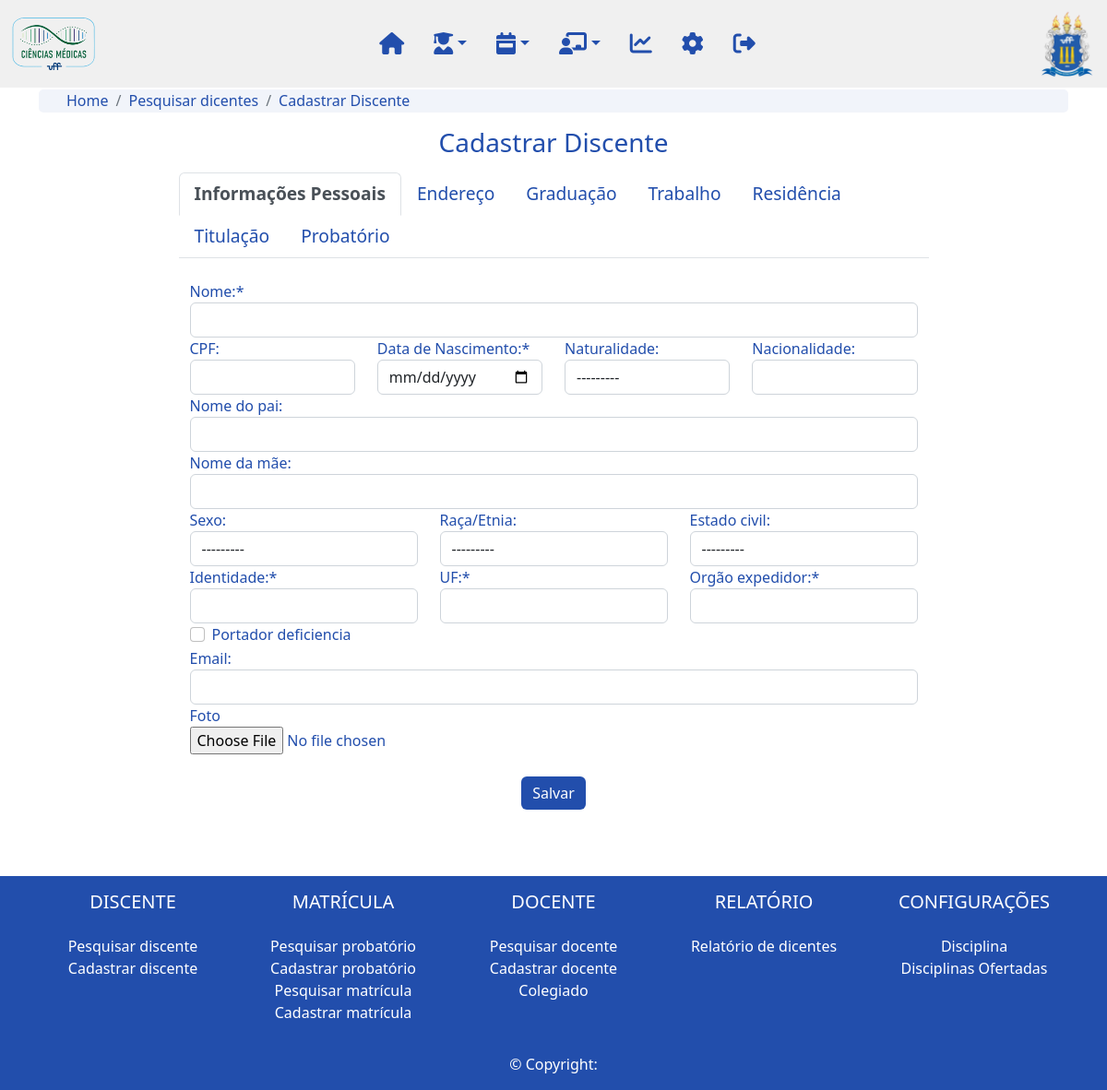
Page /aluno/cadastra/ on the committed database.
### config/models.py (models this page shows)
class Sexo(models.Model):
    sexo = models.CharField(max_length=50)
    cor = RGBColorField(default='#000000')
    def __str__(self):
            return str(self.sexo)

class Etnia(models.Model):
    etnia = models.CharField(max_length=50)
    cor = RGBColorField(default='#000000')
    def __str__(self):
            return str(self.etnia)

class EstadoCivil(models.Model):
    estado_civil = models.CharField(max_length=50)
    cor = RGBColorField(default='#000000')
    def __str__(self):
            return str(self.estado_civil)

### aluno/views.py (the view, shortened to what this page needs)
# urls.py: path('cadastra/', cadastra_aluno, name='cadastra_aluno'),
def cadastra_aluno(request, aluno=None):
    pagina = "Cadastrar Discente"
    form_aluno = AlunoForm()
    form_endereco = EnderecoForm()
    form_graduacao = GraduacaoForm()
    form_ensino_medio = EnsinoMedioForm()
    form_trabalho = TrabalhoForm(prefix="trabalho")
    form_endereco_trabalho = EnderecoTrabalhoForm(prefix="trabalho")
    form_residencia = ResidenciaForm(initial={'residencia_ano_inicio': datetime.today().year, 'residencia_ano_fim': datetime.today().year})
    form_titulacao = TitulacaoForm()
    form_probatorio = AlunoProbatorioForm(initial={'data_inscricao': datetime.today().strftime(format="%d-%m-%Y")})
    return render(request, "cadastra_aluno.html", {'pagina': pagina, 'form_aluno':form_aluno, 'form_endereco':form_endereco, 'form_graduacao':form_graduacao, 'form_ensino_medio': form_ensino_medio, 'form_trabalho':form_trabalho, 'form_endereco_trabalho': form_endereco_trabalho, 'form_residencia':form_residencia, 'form_titulacao':form_titulacao, 'form_probatorio': form_probatorio, 'aluno': aluno})

### aluno/forms.py (shortened to what this page needs)
class AlunoForm(ModelForm):
    dt_nascimento = DateField(label="Data de Nascimento:", widget=NumberInput(attrs={'type':'date'}))
    cpf = CharField(max_length="14", label="CPF:", required=False, widget=TextInput(attrs={"data-mask": "000.000.000-00"}))
    class Meta:
        model = Aluno
        fields = ['nome', 'cpf', 'nome_pai', 'nome_mae', 'naturalidade',
                  'nacionalidade', 'dt_nascimento', 'estado_civil', 'identidade',
                 'identidade_uf', 'identidade_orgao', 'sexo', 'email', 'etnia',
                 'portador_deficiencia','portador_deficiencia_qual', 'foto']

class EnderecoForm(ModelForm):
    cep = CharField(label="CEP:", required=False, widget=TextInput(attrs={"data-mask": "00000-000"}))
    endereco = CharField(label="Rua:", required=False, widget=TextInput(attrs={"id": "id_rua"}))
    telefone1 = CharField(label="Telefone:", required=False, widget=TextInput(attrs={"data-mask": "(00) 00000-0000"}))
    telefone2 = CharField(label="Telefone 2:", required=False, widget=TextInput(attrs={"data-mask": "(00) 00000-0000"}))
    class Meta:
        model = Endereco
        fields = '__all__'

### config/models.py (called while the page is built)
    def __str__(self):
            return str(self.sigla)

    def __str__(self):
            return str(self.instituicao)

    def __str__(self):
            return str(self.grau)

### aluno/templates/cadastra_aluno.html (shortened to what this page needs)
{% extends "base.html" %}
{% load static %}
{% load crispy_forms_tags %}
{% block content %}
<div class="">
    {% include 'navbar.html' %}
    <div class="body container">
        <nav aria-label="breadcrumb">
            <ol class="breadcrumb">
              <li class="breadcrumb-item"><a href="{% url 'home'%}">Home</a></li>
              <li class="breadcrumb-item"><a href="{% url 'aluno:lista_aluno' %}">Pesquisar dicentes</a></li>
              {% if pagina == 'Atualizar Discente' %}
              <li class="breadcrumb-item"><a href="{% url 'aluno:detalhes_aluno' aluno.slug %}">{{aluno}}</a></li>
              <li class="breadcrumb-item active" aria-current="page"><a href="{% url 'aluno:edita_aluno' aluno.slug %}">Atualizar Discente</a></li>
              {% else %}
              <li class="breadcrumb-item active" aria-current="page"><a href="{% url 'aluno:cadastra_aluno' %}">Cadastrar Discente</a></li>
              {% endif %}
            </ol>
          </nav>
        <h3 class="text-center my-3">{{pagina}}</h3>
        <div class="flex w-75 container">
            <ul class="nav nav-tabs">
                <li class="nav-item">
                    <a class="nav-link active" data-toggle="tab" href="#id_info">Informações Pessoais</a>
                </li>
                <li class="nav-item">
                    <a class="nav-link" data-toggle="tab" href="#id_endereco">Endereço</a>
                </li>
                <li class="nav-item">
                    <a class="nav-link" data-toggle="tab" href="#id_graduacao">Graduação</a>
                </li>
                <li class="nav-item">
                    <a class="nav-link" data-toggle="tab" href="#id_trabalho">Trabalho</a>
                </li>
                <li class="nav-item">
                    <a class="nav-link" data-toggle="tab" href="#id_residencia">Residência</a>
                </li>
                <li class="nav-item">
                    <a class="nav-link" data-toggle="tab" href="#id_titulacao">Titulação</a>
                </li>
                <li class="nav-item">
                    <a class="nav-link" data-toggle="tab" href="#id_probatorio">Probatório</a>
                </li>
            </ul>
            <form action="" method="POST" class="">
                <div class="tab-content">
                    <div id="id_info" class="tab-pane container pt-4 active">
                        {% include 'forms_template/form_aluno.html' with form_aluno=form_aluno %}
                    </div>
                </div>
                <div class="d-flex justify-content-center">
                    <input class="btn btn-primary m-4" type="submit" formnovalidate="formnovalidate" value="Salvar"/>
                </div>
            </form>
        </div>
    </div>
</div>
{% include 'footer.html' %}
{% endblock %}

### templates/forms_template/form_aluno.html (shortened to what this page needs)
{% load crispy_forms_tags %}
{{form_aluno.nome|as_crispy_field}}
<div class="row">
    <div class="col">
        {{form_aluno.cpf|as_crispy_field}}
    </div>
    <div class="col">
        {{form_aluno.dt_nascimento|as_crispy_field}}
    </div>
    <div class="col">
        {{form_aluno.naturalidade|as_crispy_field}}
    </div>
    <div class="col">
        {{form_aluno.nacionalidade|as_crispy_field}}
    </div>
</div>
{{form_aluno.nome_pai|as_crispy_field}}
{{form_aluno.nome_mae|as_crispy_field}}
<div class="row">
    <div class="col">
        {{form_aluno.sexo|as_crispy_field}}
    </div>
    <div class="col">
        {{form_aluno.etnia|as_crispy_field}}
    </div>
    <div class="col">
        {{form_aluno.estado_civil|as_crispy_field}}
    </div>
</div>
<div class="row">
    <div class="col">
        {{form_aluno.identidade|as_crispy_field}}
    </div>
    <div class="col">
        {{form_aluno.identidade_uf|as_crispy_field}}
    </div>
    <div class="col">
        {{form_aluno.identidade_orgao|as_crispy_field}}
    </div>
</div>
<div class="row">
    <div class="col-10">
        {{form_aluno.portador_deficiencia|as_crispy_field}}
    </div>
</div>
{{form_aluno.email|as_crispy_field}}
{{form_aluno.foto|as_crispy_field}}

### static/css/styles.css (style rules this page uses)
html { height:100% }
body { height: 100%; }
.body { position:relative; padding-top: 80pt; color: #224EAC; min-height: 80%; }
.nav-item { font-size:larger; text-transform: capitalize; }
ul { color: #224EAC !important; }
a { text-decoration: none; }
.nav-link { color: #224EAC; }
.nav-link.active { font-weight: 700; }
.btn-primary { background-color: #224EAC !important; border-style: none !important; }
.breadcrumb { margin-top: -10px; border-radius: 5px; background-color: #224EAC10; height: 25px; padding: 0px 30px; }
.breadcrumb a { color: #224EAC; }
.breadcrumb-item.active { font-weight: 500; }

### rows in the picture
Sexo: sexo "---------"
Etnia: etnia "---------"
EstadoCivil: estado_civil "---------"

### other values in the picture
{{ pagina }} "Cadastrar Discente"
